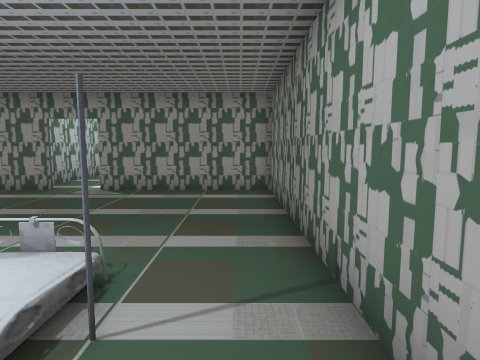
View 1 (above)

13 first-person views from a walk through a Godot game level. The camera is 1.3 m above the floor, tilts 6° down and sees 75° across. The floor is counted in squares, 1 m on a side. Each view is taken from the middle of a square. On the plan, view 1 faces up. The plan holds only what a view shows up to about 14 squares ahead; the rest is blank. Characters and animated objects are not drawn. Some surface patterns are stand-ins.

View 2
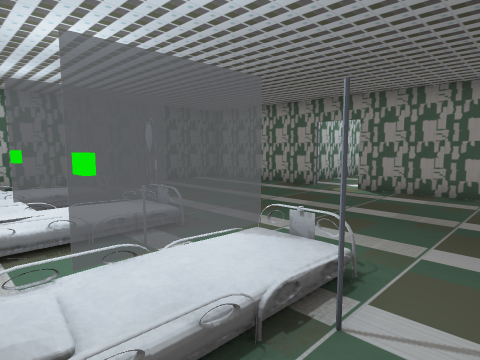

View 3
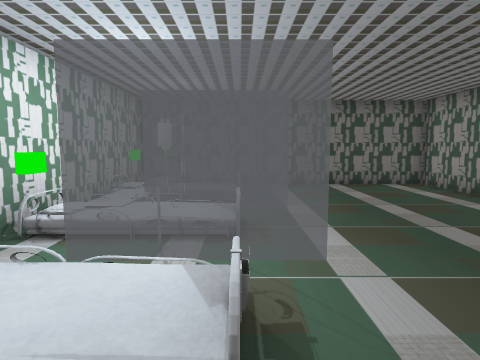

View 4
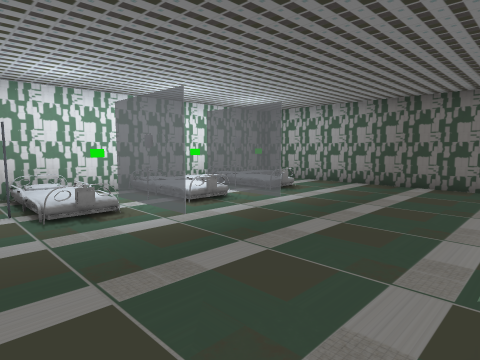

View 5
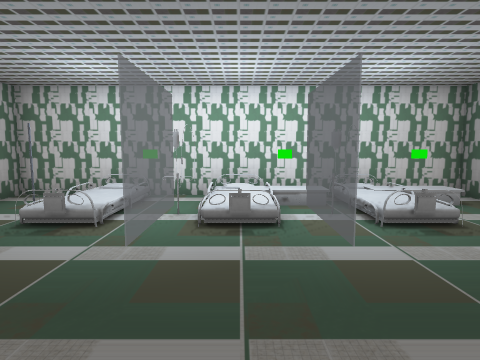

View 6
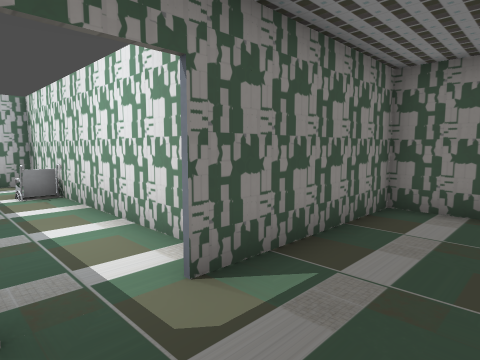

View 7
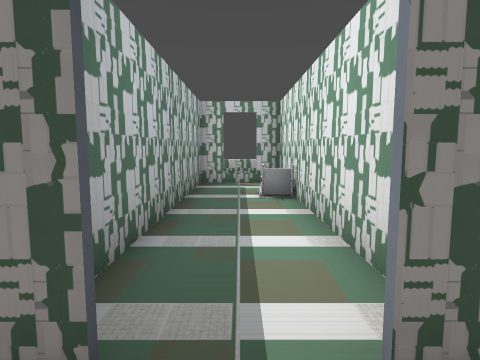

View 8
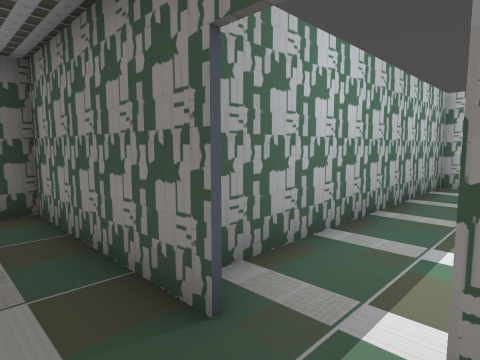

View 9
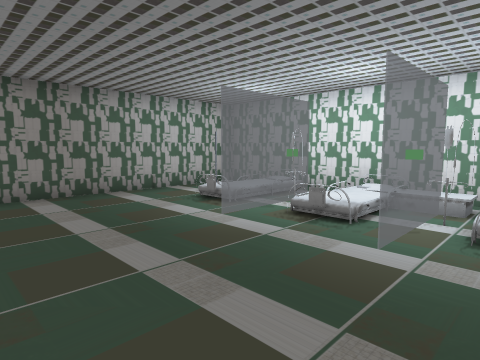

View 10
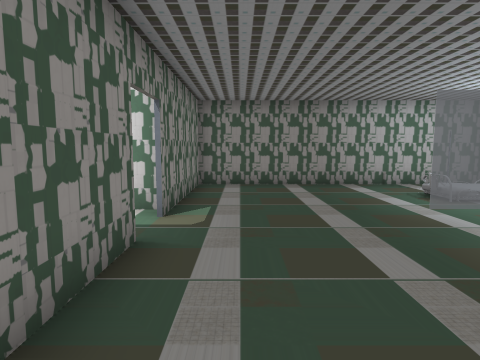

View 11
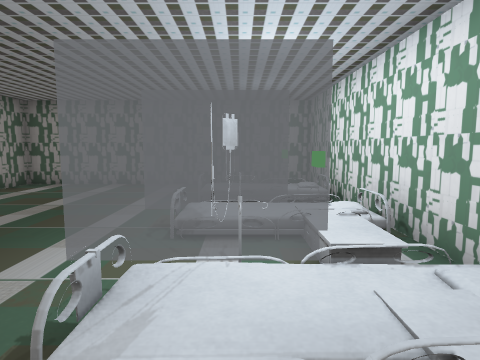

View 12
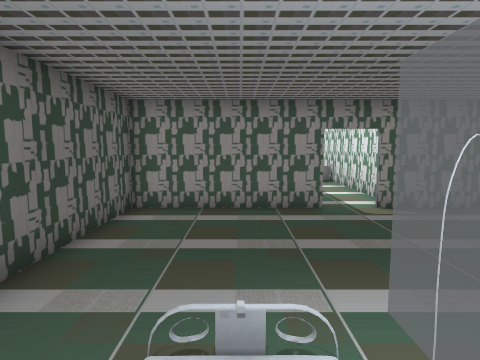

View 13
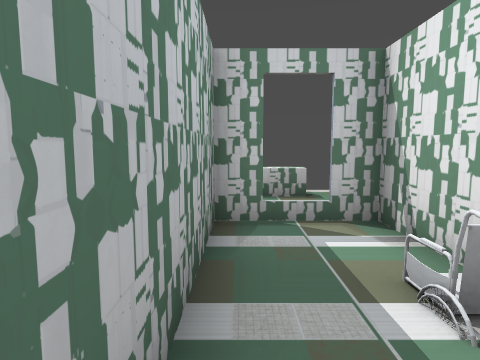

### Floor plan
Key: @ floor where view 1 was taken; # wall or solid block; . main floor; : floor 0.25 m higher than the main floor; B bed; A bag; L block; O other object.
Columns run from 11 left of view 1 to 1 right of it. Each row starts with its distance up from view 1.
 23       LL
 22       LL
 21
 20
 19     ##.##
 18     #...#
 17     #...#
 16     #..O#
 15     #...#
 14     #...#
 13     #...#
 12     #...#
 11     #...#
 10 #####...#####
  9 #...##.##...#
  8 #...........#
  7 #...........#
  6 #...........#
  5 #...........#
  4 #...........#
  3 #..B  B .B..#
  2 #..:A :A.O#.#
  1 #.O: L: LO..#
  0 ##########.@#
 -1         #####

Where each view was taken, in squares from view 1:
view 1: 0 up, 0 right, facing up
view 2: 0 up, 0 right, facing up-left
view 3: 3 up, 0 right, facing left
view 4: 9 up, 0 right, facing down-left
view 5: 8 up, 5 left, facing down
view 6: 7 up, 6 left, facing up-right
view 7: 8 up, 5 left, facing up
view 8: 8 up, 4 left, facing up-left
view 9: 8 up, 8 left, facing down-right
view 10: 8 up, 10 left, facing right
view 11: 2 up, 10 left, facing right
view 12: 1 up, 8 left, facing up
view 13: 14 up, 6 left, facing up
